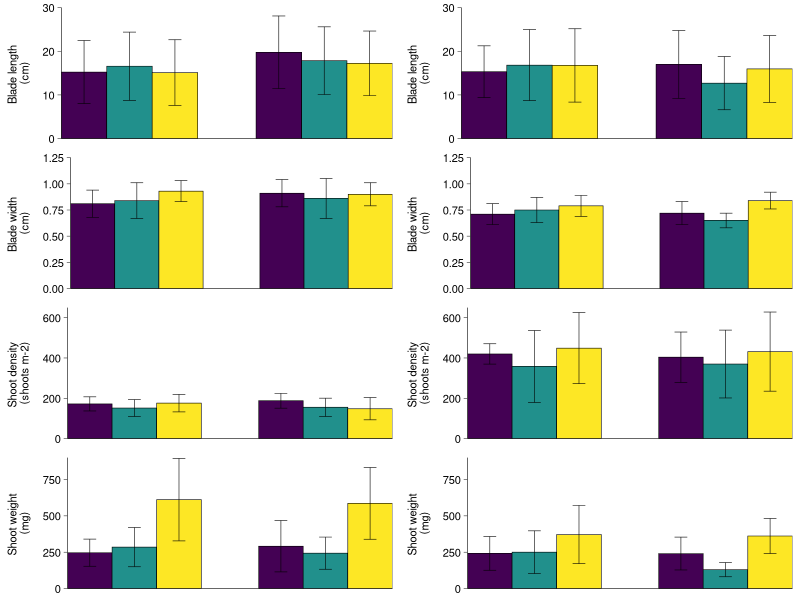

Write R code to recreate this figure.
#This script creates Figure 4

library(tidyverse)
library(ggplot2)
library(dplyr)
library(cowplot)
library(viridis)




data <- tribble(
  ~Location, ~Parameter, ~Treatment, ~Time, ~Mean, ~SD,
  "Bonefish Hole", "Blade length (cm)", "Grazed", "July", 15.23, 7.23,
  "Bonefish Hole", "Blade length (cm)", "Grazed", "August", 16.58, 7.81,
  "Bonefish Hole", "Blade length (cm)", "Grazed", "October", 15.12, 7.51,
  "Bonefish Hole", "Blade length (cm)", "Exclusion", "July", 19.77, 8.32,
  "Bonefish Hole", "Blade length (cm)", "Exclusion", "August", 17.84, 7.75,
  "Bonefish Hole", "Blade length (cm)", "Exclusion", "October", 17.23, 7.40,
  "Bonefish Hole", "Blade width (cm)", "Grazed", "July", 0.81, 0.13,
  "Bonefish Hole", "Blade width (cm)", "Grazed", "August", 0.84, 0.17,
  "Bonefish Hole", "Blade width (cm)", "Grazed", "October", 0.93, 0.10,
  "Bonefish Hole", "Blade width (cm)", "Exclusion", "July", 0.91, 0.13,
  "Bonefish Hole", "Blade width (cm)", "Exclusion", "August", 0.86, 0.19,
  "Bonefish Hole", "Blade width (cm)", "Exclusion", "October", 0.90, 0.11,
  "Bonefish Hole", "Shoot density (shoots m-2)", "Grazed", "July", 172.0, 35.08,
  "Bonefish Hole", "Shoot density (shoots m-2)", "Grazed", "August", 151.60, 41.63,
  "Bonefish Hole", "Shoot density (shoots m-2)", "Grazed", "October", 176.00, 43.48,
  "Bonefish Hole", "Shoot density (shoots m-2)", "Exclusion", "July", 188.0, 36.91,
  "Bonefish Hole", "Shoot density (shoots m-2)", "Exclusion", "August", 155.6, 45.11,
  "Bonefish Hole", "Shoot density (shoots m-2)", "Exclusion", "October", 148.0, 54.92,
  "Bonefish Hole", "Shoot weight (mg)", "Grazed", "July", 246.85, 93.16,
  "Bonefish Hole", "Shoot weight (mg)", "Grazed", "August", 284.99, 135.07,
  "Bonefish Hole", "Shoot weight (mg)", "Grazed", "October", 611.15, 283.32,
  "Bonefish Hole", "Shoot weight (mg)", "Exclusion", "July", 291.11, 176.27,
  "Bonefish Hole", "Shoot weight (mg)", "Exclusion", "August", 243.58, 110.44,
  "Bonefish Hole", "Shoot weight (mg)", "Exclusion", "October", 585.49, 246.44,
  "South Flats", "Blade length (cm)", "Grazed", "July", 15.32, 5.92,
  "South Flats", "Blade length (cm)", "Grazed", "August", 16.82, 8.14,
  "South Flats", "Blade length (cm)", "Grazed", "October", 16.75, 8.40,
  "South Flats", "Blade length (cm)", "Exclusion", "July", 16.98, 7.76,
  "South Flats", "Blade length (cm)", "Exclusion", "August", 12.70, 6.10,
  "South Flats", "Blade length (cm)", "Exclusion", "October", 15.96, 7.65,
  "South Flats", "Blade width (cm)", "Grazed", "July", 0.71, 0.10,
  "South Flats", "Blade width (cm)", "Grazed", "August", 0.75, 0.12,
  "South Flats", "Blade width (cm)", "Grazed", "October", 0.79, 0.10,
  "South Flats", "Blade width (cm)", "Exclusion", "July", 0.72, 0.11,
  "South Flats", "Blade width (cm)", "Exclusion", "August", 0.65, 0.07,
  "South Flats", "Blade width (cm)", "Exclusion", "October", 0.84, 0.08,
  "South Flats", "Shoot density (shoots m-2)", "Grazed", "July", 420.0, 50.43,
  "South Flats", "Shoot density (shoots m-2)", "Grazed", "August", 358.0, 178.38,
  "South Flats", "Shoot density (shoots m-2)", "Grazed", "October", 448.8, 176.54,
  "South Flats", "Shoot density (shoots m-2)", "Exclusion", "July", 404.0, 124.66,
  "South Flats", "Shoot density (shoots m-2)", "Exclusion", "August", 370.0, 168.48,
  "South Flats", "Shoot density (shoots m-2)", "Exclusion", "October", 431.60, 196.38,
  "South Flats", "Shoot weight (mg)", "Grazed", "July", 241.90, 115.97,
  "South Flats", "Shoot weight (mg)", "Grazed", "August", 250.16, 146.65,
  "South Flats", "Shoot weight (mg)", "Grazed", "October", 371.47, 200.58,
  "South Flats", "Shoot weight (mg)", "Exclusion", "July", 240.81, 113.07,
  "South Flats", "Shoot weight (mg)", "Exclusion", "August", 129.87, 48.48,
  "South Flats", "Shoot weight (mg)", "Exclusion", "October", 361.36, 120.39
)



# Ensure the Time variable is a factor with specified levels
data <- data %>%
  mutate(Time = factor(Time, levels = c("July", "August", "October")))

y_scales <- list(
  "Blade length (cm)" = c(0, 30),
  "Blade width (cm)" = c(0, 1.25),
  "Shoot density (shoots m-2)" = c(0, 650),
  "Shoot weight (mg)" = c(0, 900)
)

create_plot <- function(data, parameter, location) {
  # Get the y-axis scale for the current parameter
  y_scale <- y_scales[[parameter]]
  parameter_label <- gsub("(.*)\\((.*)\\)", "\\1\n(\\2)", parameter)
  
  
  ggplot(data %>% filter(Parameter == parameter, Location == location), aes(x = factor(Treatment, levels = c("Grazed", "Exclusion")), y = Mean, fill = Time)) +
    geom_bar(stat = "identity", position = position_dodge(width = 0.7), color = "black", width = 0.7, size = 0.2) +
    geom_errorbar(aes(ymin = Mean - SD, ymax = Mean + SD), width = 0.2, position = position_dodge(width = 0.7), size = 0.2) +
    scale_fill_viridis_d() +
    labs(title = NULL, x = NULL, y = parameter_label) +
    theme(
      plot.background = element_rect(fill = ifelse(data$Treatment == "Grazed", "white", "lightgrey")),
      panel.background = element_rect(fill = "white"),
      axis.line.x = element_line(color = "black", size = 0.2),
      axis.line.y = element_line(color = "black", size = 0.2),
      axis.ticks.y = element_line(size = 0.2),
      axis.text.x = element_blank(),  # Remove x-axis text
      axis.ticks.x = element_blank(),
      text = element_text(size = 8, family = "sans", color = "black"),
      axis.text = element_text(size = 8, family = "sans", color = "black"),
      axis.title.y = element_text(size = 8, family = "sans", color = "black", margin = margin(r = 8)),
    ) +
    guides(fill = FALSE) +
    scale_y_continuous(expand = c(0, 0), limits = y_scale) +
    scale_x_discrete(expand = c(0, 0))
}

parameters <- unique(data$Parameter)
locations <- unique(data$Location)

plots <- list()

# Fill the plots list with individual plot objects
for (param in parameters) {
  for (loc in locations) {
    plots[[paste(param, loc, sep = "_")]] <- create_plot(data, parameter = param, location = loc)
  }
}

# Plot grid
plot_grid_object <- plot_grid(plotlist = plots, nrow = length(parameters), ncol = length(locations))


ggsave("/Users/AlexaPutillo/Library/CloudStorage/OneDrive-FloridaStateUniversity/PhD/Projects/Bimini Grazing/Drafts/Submission documents 8.13.24/Figure 3.pdf", width = 12, height = 12, units = "cm")

###if want to add labels: geom_text(aes(label = round(Mean, 2)), vjust = -0.5, position = position_dodge(width = 0.7)) +  # Add values on top of bars




